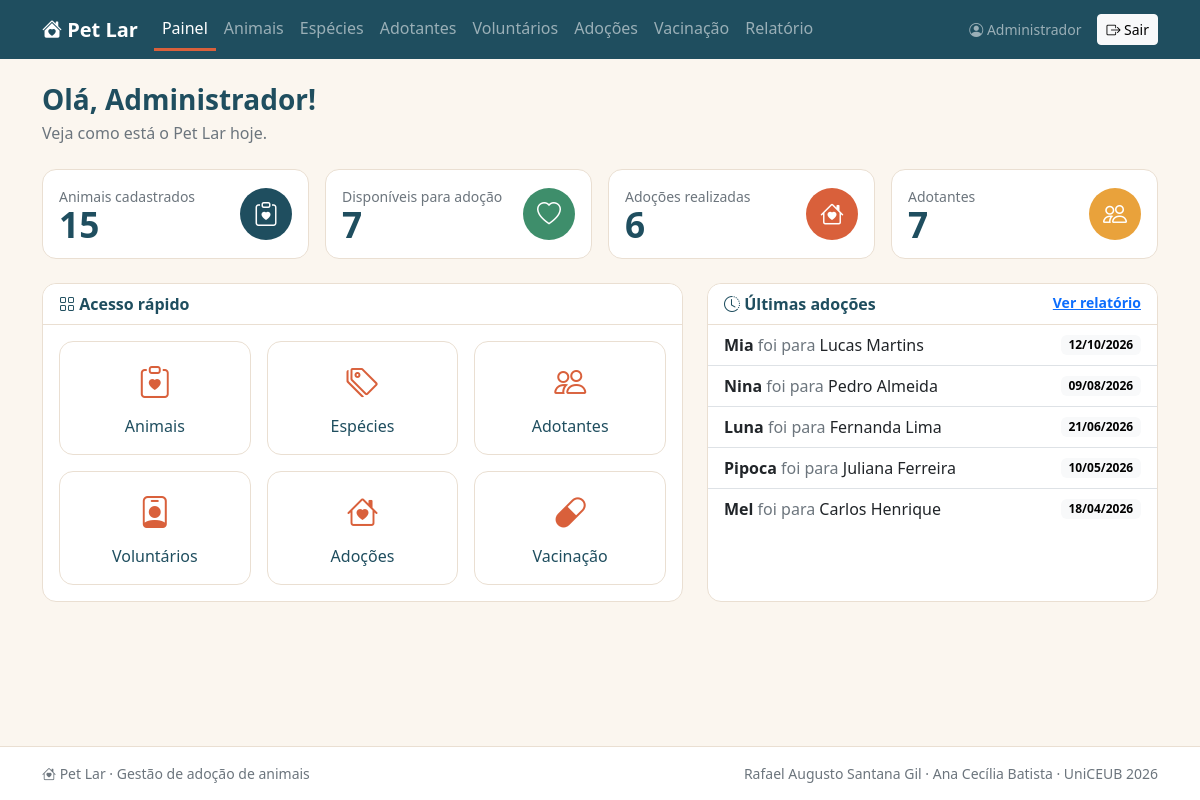
The app's page /painel.php (signed in) with its own data.
### tables this page shows
CREATE TABLE adocao (
    id            INTEGER NOT NULL AUTO_INCREMENT PRIMARY KEY,
    animal_id     INTEGER NOT NULL,
    adotante_id   INTEGER NOT NULL,
    voluntario_id INTEGER NOT NULL,
    data_adocao   DATE    NOT NULL,
    observacao    VARCHAR(255),
    FOREIGN KEY (animal_id)     REFERENCES animal(id)     ON DELETE RESTRICT,
    FOREIGN KEY (adotante_id)   REFERENCES adotante(id)   ON DELETE RESTRICT,
    FOREIGN KEY (voluntario_id) REFERENCES voluntario(id) ON DELETE RESTRICT
);

CREATE TABLE animal (
    id           INTEGER NOT NULL AUTO_INCREMENT PRIMARY KEY,
    nome         VARCHAR(100) NOT NULL,
    especie_id   INTEGER NOT NULL,
    sexo         VARCHAR(10)  NOT NULL,       
    porte        VARCHAR(10)  NOT NULL,       
    idade        INTEGER      NOT NULL,       
    data_entrada DATE         NOT NULL,       
    status       VARCHAR(20)  NOT NULL DEFAULT 'Disponível',  
    observacao   VARCHAR(255),
     
    FOREIGN KEY (especie_id) REFERENCES especie(id) ON DELETE RESTRICT
);

CREATE TABLE adotante (
    id              INTEGER NOT NULL AUTO_INCREMENT PRIMARY KEY,
    nome            VARCHAR(200) NOT NULL,
    cpf             VARCHAR(14)  NOT NULL UNIQUE,   
    data_nascimento DATE         NOT NULL,          
    telefone        VARCHAR(20)  NOT NULL,
    email           VARCHAR(150),
    cidade          VARCHAR(100) NOT NULL
);

### verifica_login.php (called while the page is built, shortened)
<?php
    $raiz = isset($raiz) ? $raiz : '';
?>

### painel.php (the view, shortened to what this page needs)
<?php
    $raiz = '';
    include 'verifica_login.php';
    include 'conexao.php';
    $sql = "SELECT COUNT(*) AS total FROM animal";
    $stmt = $pdo->prepare($sql);
    $stmt->execute();
    $totalAnimais = $stmt->fetch()['total'];
    $sql = "SELECT COUNT(*) AS total FROM animal WHERE status = 'Disponível'";
    $stmt = $pdo->prepare($sql);
    $stmt->execute();
    $totalDisponiveis = $stmt->fetch()['total'];
    $sql = "SELECT COUNT(*) AS total FROM adocao";
    $stmt = $pdo->prepare($sql);
    $stmt->execute();
    $totalAdocoes = $stmt->fetch()['total'];
    $sql = "SELECT COUNT(*) AS total FROM adotante";
    $stmt = $pdo->prepare($sql);
    $stmt->execute();
    $totalAdotantes = $stmt->fetch()['total'];
    $sql = "SELECT adocao.data_adocao, animal.nome AS animal, adotante.nome AS adotante
            FROM adocao
            INNER JOIN animal   ON animal.id   = adocao.animal_id
            INNER JOIN adotante ON adotante.id = adocao.adotante_id
            ORDER BY adocao.data_adocao DESC
            LIMIT 5";
    $stmt = $pdo->prepare($sql);
    $stmt->execute();
    $ultimasAdocoes = $stmt->fetchAll();
    $menu   = 'painel';
    include 'cabecalho.php';
?>
    <h1 class="h3 titulo-pagina mb-1">Olá, <?php echo htmlspecialchars($_SESSION['nome']) ?>!</h1>
    <p class="text-secondary mb-4">Veja como está o Pet Lar hoje.</p>
    <div class="row g-3 mb-4">
        <div class="col-6 col-lg-3">
            <div class="card cartao-numero h-100"><div class="card-body d-flex justify-content-between align-items-center">
                <div><div class="text-secondary small">Animais cadastrados</div><div class="numero"><?php echo $totalAnimais ?></div></div>
                <div class="icone escuro"><i class="bi bi-clipboard-heart"></i></div>
            </div></div>
        </div>
        <div class="col-6 col-lg-3">
            <div class="card cartao-numero h-100"><div class="card-body d-flex justify-content-between align-items-center">
                <div><div class="text-secondary small">Disponíveis para adoção</div><div class="numero"><?php echo $totalDisponiveis ?></div></div>
                <div class="icone verde"><i class="bi bi-heart"></i></div>
            </div></div>
        </div>
        <div class="col-6 col-lg-3">
            <div class="card cartao-numero h-100"><div class="card-body d-flex justify-content-between align-items-center">
                <div><div class="text-secondary small">Adoções realizadas</div><div class="numero"><?php echo $totalAdocoes ?></div></div>
                <div class="icone"><i class="bi bi-house-heart"></i></div>
            </div></div>
        </div>
        <div class="col-6 col-lg-3">
            <div class="card cartao-numero h-100"><div class="card-body d-flex justify-content-between align-items-center">
                <div><div class="text-secondary small">Adotantes</div><div class="numero"><?php echo $totalAdotantes ?></div></div>
                <div class="icone amarelo"><i class="bi bi-people"></i></div>
            </div></div>
        </div>
    </div>
    <div class="row g-4">
        <div class="col-lg-7">
            <div class="card h-100">
                <div class="card-header"><i class="bi bi-grid"></i> Acesso rápido</div>
                <div class="card-body">
                    <div class="row g-3 text-center">
                        <div class="col-6 col-md-4"><a class="card atalho p-3 h-100" href="animal/index.php"><i class="bi bi-clipboard-heart"></i><span class="mt-2">Animais</span></a></div>
                        <div class="col-6 col-md-4"><a class="card atalho p-3 h-100" href="especie/index.php"><i class="bi bi-tags"></i><span class="mt-2">Espécies</span></a></div>
                        <div class="col-6 col-md-4"><a class="card atalho p-3 h-100" href="adotante/index.php"><i class="bi bi-people"></i><span class="mt-2">Adotantes</span></a></div>
                        <div class="col-6 col-md-4"><a class="card atalho p-3 h-100" href="voluntario/index.php"><i class="bi bi-person-badge"></i><span class="mt-2">Voluntários</span></a></div>
                        <div class="col-6 col-md-4"><a class="card atalho p-3 h-100" href="adocao/index.php"><i class="bi bi-house-heart"></i><span class="mt-2">Adoções</span></a></div>
                        <div class="col-6 col-md-4"><a class="card atalho p-3 h-100" href="vacinacao/index.php"><i class="bi bi-capsule"></i><span class="mt-2">Vacinação</span></a></div>
                    </div>
                </div>
            </div>
        </div>
        <div class="col-lg-5">
            <div class="card h-100">
                <div class="card-header d-flex justify-content-between">
                    <span><i class="bi bi-clock-history"></i> Últimas adoções</span>
                    <a href="relatorio/index.php" class="small">Ver relatório</a>
                </div>
                <ul class="list-group list-group-flush">
                    <?php foreach ($ultimasAdocoes as $adocao) { ?>
                        <li class="list-group-item d-flex justify-content-between align-items-center">
                            <span>
                                <strong><?php echo htmlspecialchars($adocao['animal']) ?></strong>
                                <span class="text-secondary">foi para</span>
                                <?php echo htmlspecialchars($adocao['adotante']) ?>
                            </span>
                            <span class="badge text-bg-light"><?php echo dataBR($adocao['data_adocao']) ?></span>
                        </li>
                    <?php } ?>
                </ul>
            </div>
        </div>
    </div>
<?php include 'rodape.php'; ?>

### cabecalho.php (shortened to what this page needs)
<?php
    function ativo($item, $menu) {
        return $item == $menu ? 'active' : '';
    }
    function dataBR($data) {
        return $data ? date('d/m/Y', strtotime($data)) : '-';
    }
?>
<!DOCTYPE html>
<html lang="pt-BR">
<head>
    <link href="https://cdn.jsdelivr.net/npm/bootstrap@5.3.3/dist/css/bootstrap.min.css" rel="stylesheet">
    <link href="https://cdn.jsdelivr.net/npm/bootstrap-icons@1.11.3/font/bootstrap-icons.min.css" rel="stylesheet">
    <link href="<?php echo $raiz ?>css/estilo.css" rel="stylesheet">
</head>
<body>
    <nav class="navbar navbar-expand-lg navbar-dark barra-pet sticky-top">
        <div class="container">
            <a class="navbar-brand fw-bold" href="<?php echo $raiz ?>painel.php">
                <i class="bi bi-house-heart-fill"></i> Pet Lar
            </a>
            <div class="collapse navbar-collapse" id="menuPrincipal">
                <ul class="navbar-nav me-auto">
                    <li class="nav-item"><a class="nav-link <?php echo ativo('painel', $menu) ?>"     href="<?php echo $raiz ?>painel.php">Painel</a></li>
                    <li class="nav-item"><a class="nav-link <?php echo ativo('animal', $menu) ?>"     href="<?php echo $raiz ?>animal/index.php">Animais</a></li>
                    <li class="nav-item"><a class="nav-link <?php echo ativo('especie', $menu) ?>"    href="<?php echo $raiz ?>especie/index.php">Espécies</a></li>
                    <li class="nav-item"><a class="nav-link <?php echo ativo('adotante', $menu) ?>"   href="<?php echo $raiz ?>adotante/index.php">Adotantes</a></li>
                    <li class="nav-item"><a class="nav-link <?php echo ativo('voluntario', $menu) ?>" href="<?php echo $raiz ?>voluntario/index.php">Voluntários</a></li>
                    <li class="nav-item"><a class="nav-link <?php echo ativo('adocao', $menu) ?>"     href="<?php echo $raiz ?>adocao/index.php">Adoções</a></li>
                    <li class="nav-item"><a class="nav-link <?php echo ativo('vacinacao', $menu) ?>"  href="<?php echo $raiz ?>vacinacao/index.php">Vacinação</a></li>
                    <li class="nav-item"><a class="nav-link <?php echo ativo('relatorio', $menu) ?>"  href="<?php echo $raiz ?>relatorio/index.php">Relatório</a></li>
                </ul>
                <span class="navbar-text me-3 small">
                    <i class="bi bi-person-circle"></i>
                    <?php echo htmlspecialchars($_SESSION['nome']) ?>
                </span>
                <a href="<?php echo $raiz ?>sair.php" class="btn btn-sm btn-light">
                    <i class="bi bi-box-arrow-right"></i> Sair
                </a>
            </div>
        </div>
    </nav>
    <main class="container py-4">

### rodape.php (shortened to what this page needs)
    </main>
    <footer class="rodape-pet py-3 mt-4">
        <div class="container d-flex flex-column flex-md-row justify-content-between small">
            <span><i class="bi bi-house-heart"></i> Pet Lar · Gestão de adoção de animais</span>
            <span>Rafael Augusto Santana Gil · Ana Cecília Batista · UniCEUB 2026</span>
        </div>
    </footer>
</body>
</html>

### css/estilo.css (style rules this page uses)
:root { --pet-principal: #D9603B; --pet-escuro: #1F4E5F; --pet-claro: #FBF6EF; --pet-verde: #3E8E6B; --pet-amarelo: #E9A23B; --pet-borda: #EADFD2; }
body { background-color: var(--pet-claro); color: #2B2B2B; min-height: 100vh; display: flex; flex-direction: column; }
main { flex: 1; }
.barra-pet { background-color: var(--pet-escuro); }
.barra-pet .nav-link.active { color: #fff; border-bottom: 3px solid var(--pet-principal); }
.titulo-pagina { color: var(--pet-escuro); font-weight: 700; }
.card { border: 1px solid var(--pet-borda); border-radius: 14px; }
.card-header { background-color: #fff; border-bottom: 1px solid var(--pet-borda); font-weight: 600; color: var(--pet-escuro); border-radius: 14px 14px 0 0 !important; }
.cartao-numero .numero { font-size: 2.2rem; font-weight: 800; line-height: 1; color: var(--pet-escuro); }
.cartao-numero .icone { width: 52px; height: 52px; border-radius: 50%; display: flex; align-items: center; justify-content: center; font-size: 1.5rem; color: #fff; background-color: var(--pet-principal); }
.cartao-numero .icone.verde { background-color: var(--pet-verde); }
.cartao-numero .icone.amarelo { background-color: var(--pet-amarelo); }
.cartao-numero .icone.escuro { background-color: var(--pet-escuro); }
.atalho { text-decoration: none; color: var(--pet-escuro); transition: transform .15s, box-shadow .15s; }
.atalho i { font-size: 2rem; color: var(--pet-principal); }
.rodape-pet { background-color: #fff; border-top: 1px solid var(--pet-borda); color: #6c757d; }

### records on screen
adocao: animal.nome "Mia", adotante.nome "Lucas Martins", data_adocao "12/10/2026"
adocao: animal.nome "Nina", adotante.nome "Pedro Almeida", data_adocao "09/08/2026"
adocao: animal.nome "Luna", adotante.nome "Fernanda Lima", data_adocao "21/06/2026"
adocao: animal.nome "Pipoca", adotante.nome "Juliana Ferreira", data_adocao "10/05/2026"
adocao: animal.nome "Mel", adotante.nome "Carlos Henrique", data_adocao "18/04/2026"

### other values on screen
$_SESSION['nome'] "Administrador"
$totalAnimais "15"
$totalDisponiveis "7"
$totalAdocoes "6"
$totalAdotantes "7"
